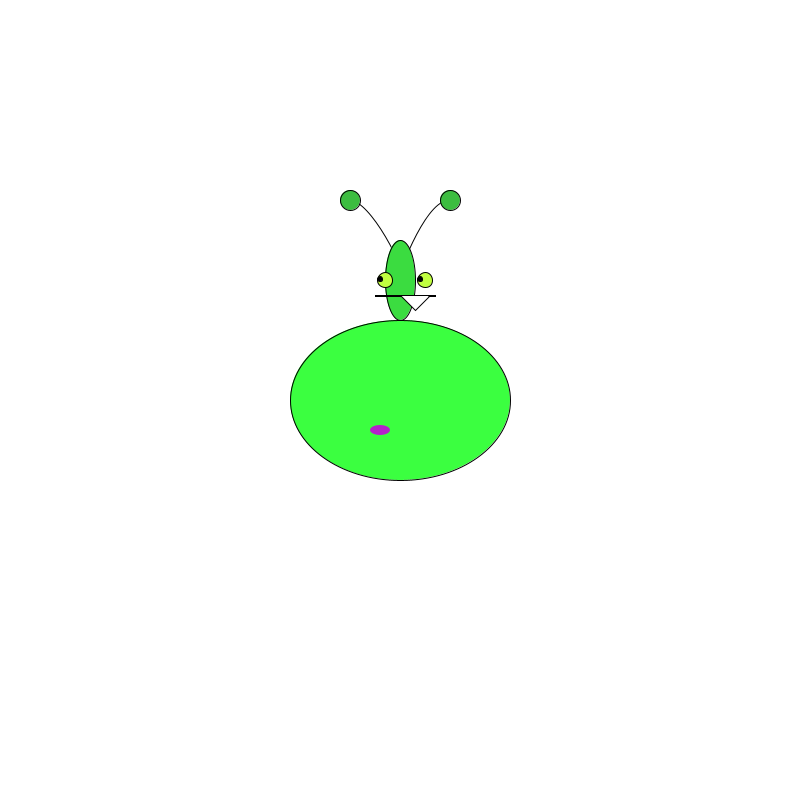
Frame 1 (no input)
Frame 60 (the mouse pressed at the canvas centre just before this capture): identical to frame 1, image omitted
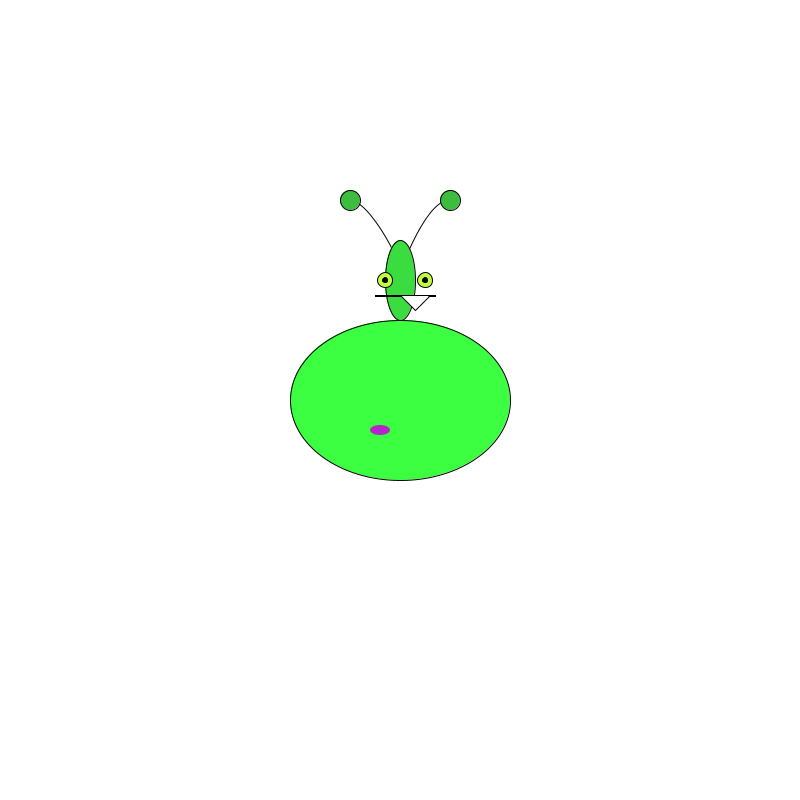
Frame 120 (the mouse held since frame 60 and released just before this capture)

The Processing sketch that drew these frames (run headless with seeded random() and noise(); from frame 60 on, the mouse is pressed at the canvas centre):

// Processing sketch: codeToFunctions
// ── codeToFunctions.pde
int w = 800;
int ang = 45;
float wanderX = 0;
float wanderY = 0;
float x, y;
color s1 = color(60, 189, 64); //greenish yellow
color s2 = color(59, 220, 64); //lighter green
color blink = s1;
color wort = color(181, 35, 203); // purple wart



void setup() {
  background(255);
  size(800, 800);
}

void draw() {
  background(255);
  
  update();
  monsterBody(220, 160);
  head(30, 80);
  //eye();  /// because inside another function
  
  
}

void update(){
  
  wanderX = map(mouseX, 0, width, -5, 5);
  //print("wanderX is  ");
  //println(wanderX);
  wanderY = map(mouseX, 0, width, -1, 1);
  
}

void monsterBody(int wide, int tall){
    smooth();

  curve(w/2 - 100 + x, w/2-100 + y, w/2 - 50 + x, w/2-200 + y, w/2 + 10 + x, w/2 -100 + y, w/2 -20 + x, w/2 + 20 + y); //left antenna
  curve(w/2 + 120 + x, w/2-80 + y, w/2 + 50 + x, w/2-200 + y, w/2 - 10 + x, w/2 - 100 + y, w/2 -20 + x, w/2 + 40 + y); //right antenna
  fill(59, 275, 64); //darker green
  ellipse(w/2 + x, w/2 + y, wide, tall); //body  120, 160
  fill(wort); // purple
  noStroke(); 
  ellipse(w/2 - 20 + x, w/2 + 30 + y, 20, 10);  //wart

}

void head(int wid, int hei){
   fill(59, 220, 64); // lighter green
  stroke(0); 
  ellipse(w/2 + x, w/2 - 120 + y, wid, hei); //head  // 100, 80
  fill(0);
  rect(w/2 - 25 + x, w/2 - 105 + y, 60, 1); //mouth
  fill(255);
  triangle(w/2 + 15 + x, w/2 - 90 + y, w/2 + x, w/2-105 + y, w/2 + 30 + x, w/2 - 105 + y); //tooth
  eye(wanderX, wanderY);
  fill(60, 189, 64); //lighter green
  ellipse(w/2 - 50 + x, w/2 - 200 + y, 20, 20); // left antenna point
  ellipse(w/2 + 50 + x, w/2 - 200 + y, 20, 20); // right antenna point
  noFill();
}


void eye(float wX, float wY){
    //eye
  fill(193, 255, 64); //greenish yellow
  ellipse(w/2 - 15 + x, w/2 - 120 + y, 15, 15); //left eye
  ellipse(w/2 + 25 + x, w/2 - 120 + y, 15, 15); //right eye
  fill(0);
  ellipse(w/2 - 15 + wX + x, w/2 - 120 + wY + y, 5, 5); //left pupil
  ellipse(w/2 + 25 + wX + x, w/2 - 120 + wY + y, 5, 5); //right pupil
  noFill();
  
}
